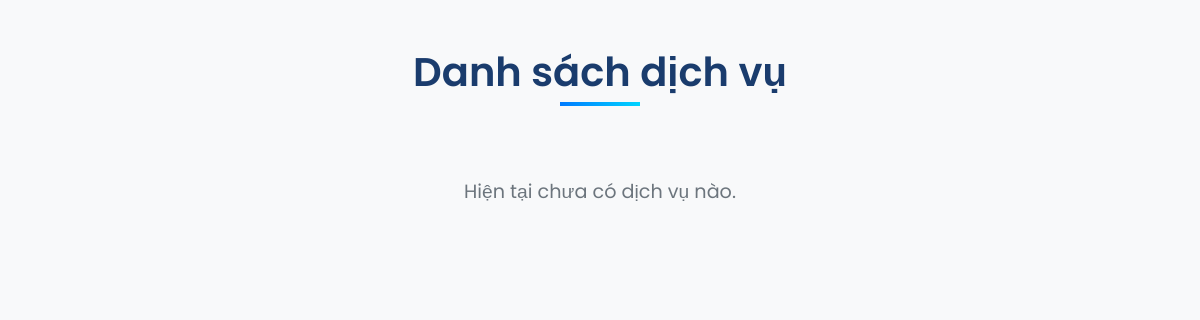
The app's page /public/pages/dichvu.php, older data.
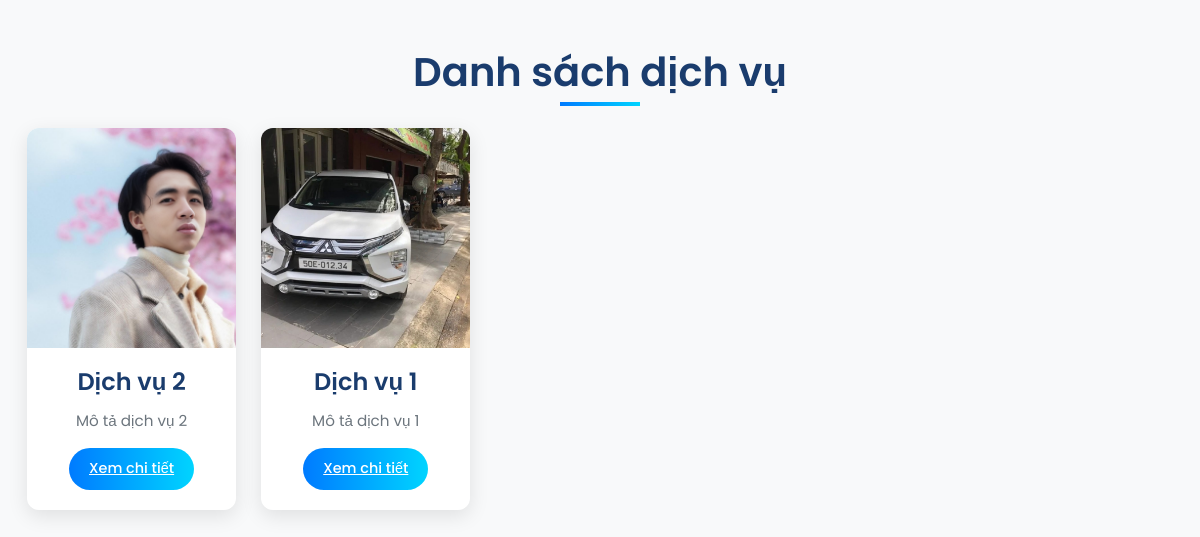
The same page, newer data.
### tables this page shows
CREATE TABLE `services` (
  `id` int NOT NULL,
  `title` varchar(255) NOT NULL,
  `slug` varchar(255) NOT NULL,
  `description` text NOT NULL,
  `content` text,
  `thumbnail` varchar(255) DEFAULT NULL,
  `is_published` tinyint(1) DEFAULT '0',
  `seo_title` varchar(255) DEFAULT NULL,
  `seo_description` varchar(160) DEFAULT NULL,
  `seo_keywords` text,
  `created_at` datetime DEFAULT CURRENT_TIMESTAMP,
  `updated_at` datetime DEFAULT NULL ON UPDATE CURRENT_TIMESTAMP
);

### public/pages/dichvu.php (the view, shortened to what this page needs)
<?php
require_once 'C:/laragon/www/2/admin/config/db_connect.php';
$stmt = $pdo->prepare("SELECT id, title, slug, description, thumbnail FROM services WHERE is_published = 1 ORDER BY created_at DESC");
$stmt->execute();
$services = $stmt->fetchAll(PDO::FETCH_ASSOC);
?>
<!DOCTYPE html>
<html lang="vi">
<head>
    <link href="https://cdn.jsdelivr.net/npm/bootstrap@5.3.2/dist/css/bootstrap.min.css" rel="stylesheet">
</head>
<body>
    <div class="container my-5">
        <h1 class="service-section-title">Danh sách dịch vụ</h1>
        <?php if (empty($services)): ?>
            <p class="no-services">Hiện tại chưa có dịch vụ nào.</p>
        <?php else: ?>
            <div class="service-grid">
                <?php foreach ($services as $service): ?>
                    <div class="service-card">
                        <?php if ($service['thumbnail']): ?>
                            <img src="/2/admin/<?php echo htmlspecialchars($service['thumbnail']); ?>" alt="<?php echo htmlspecialchars($service['title']); ?>">
                        <?php else: ?>
                            <img src="/2/public/assets/images/placeholder.jpg" alt="Placeholder">
                        <?php endif; ?>
                        <div class="service-card-body">
                            <h5 class="service-card-title"><?php echo htmlspecialchars($service['title']); ?></h5>
                            <p class="service-card-text"><?php echo htmlspecialchars(substr($service['description'], 0, 100)) . (strlen($service['description']) > 100 ? '...' : ''); ?></p>
                            <a href="/2/public/pages/dichvu_detail.php?slug=<?php echo htmlspecialchars($service['slug']); ?>" class="service-card-btn">Xem chi tiết</a>
                        </div>
                    </div>
                <?php endforeach; ?>
            </div>
        <?php endif; ?>
    </div>
</body>
</html>

Row changes from the older to the newer data that the page shows:
added services: thumbnail (picture), title "Dịch vụ 2", description "Mô tả dịch vụ 2"
added services: thumbnail (picture), title "Dịch vụ 1", description "Mô tả dịch vụ 1"
Text that changed along with them:
text no longer shown: "Hiện tại chưa có dịch vụ nào."
